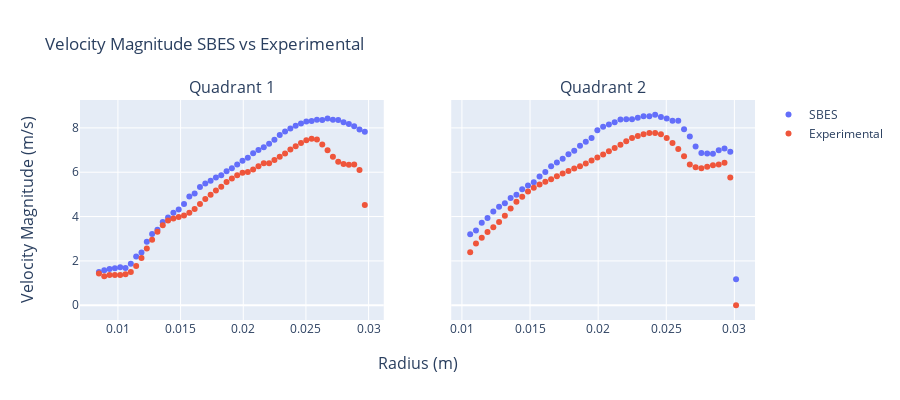

Source (notebook cell):
### Code cell
color10_16 = ['#636EFA', '#EF553B', '#00CC96', '#AB63FA', '#FFA15A', '#19D3F3', '#FF6692', '#B6E880', '#FF97FF',
              '#FECB52']
fig = make_subplots(
    rows=1,
    cols=2,
    shared_yaxes=True,
    x_title="Radius (m)",
    y_title="Velocity Magnitude (m/s)",
    subplot_titles=("Quadrant 1", "Quadrant 2"))

fig.add_trace(go.Scatter(x=C5_pd["Q1"]['radial_position'],
                          y=C5_pd["Q1"]['Velocity Magnitude Average'],
                         mode='markers',
                         name='SBES',
                         line=dict(color=color10_16[0])
                          # error_x_array=d4_df['velocity-magnitude_std'],
                         # error_x_array=d_df['y-coordinate_std']
                          ),
              row=1, col=1)

fig.add_trace(go.Scatter(x=C5_Experimental["Q1"]['radius'],
                          y=C5_Experimental["Q1"]['Velocity_Magnitude'],
                         mode='markers',
                         name='Experimental',
                         line=dict(color=color10_16[1])),
              row=1, col=1)

fig.add_trace(go.Scatter(x=C5_pd["Q2"]['radial_position'],
                          y=C5_pd["Q2"]['Velocity Magnitude Average'],
                         mode='markers',
                         name='SBES',
                         line=dict(color=color10_16[0]),
                         showlegend=False
                          # error_x_array=d4_df['velocity-magnitude_std'],
                         # error_x_array=d_df['y-coordinate_std']
                          ),
              row=1, col=2)

fig.add_trace(go.Scatter(x=C5_Experimental["Q2"]['radius'],
                          y=C5_Experimental["Q2"]['Velocity_Magnitude'],
                         mode='markers',
                         name='Experimental',
                         line=dict(color=color10_16[1]),
                         showlegend=False),
              row=1, col=2)

fig.update_layout(height=400, width=900,
                  title_text="Velocity Magnitude SBES vs Experimental")

fig.show()

### Figure 1 — Plotly figure (JSON) as saved in the notebook; plotly's stock layout.template omitted (floating-point values rounded to 4 significant figures)
{"data": [{"line": {"color": "#636EFA"}, "mode": "markers", "name": "SBES", "type": "scatter", "x": [0.008485, 0.00891, 0.009334, 0.009758, 0.01018, 0.01061, 0.01103, 0.01146, 0.01188, 0.0123, 0.01273, 0.01315, 0.01358, 0.014, 0.01442, 0.01485, 0.01527, 0.0157, 0.01612, 0.01655, 0.01697, 0.01739, 0.01782, 0.01824, 0.01867, 0.01909, 0.01952, 0.01994, 0.02036, 0.02079, 0.02121, 0.02164, 0.02206, 0.02249, 0.02291, 0.02333, 0.02376, 0.02418, 0.02461, 0.02503, 0.02546, 0.02588, 0.0263, 0.02673, 0.02715, 0.02758, 0.028, 0.02843, 0.02885, 0.02927, 0.0297], "xaxis": "x", "y": [1.495, 1.574, 1.633, 1.669, 1.713, 1.682, 1.873, 2.199, 2.376, 2.868, 3.218, 3.411, 3.76, 3.956, 4.168, 4.315, 4.561, 4.899, 5.043, 5.334, 5.486, 5.611, 5.763, 5.868, 6.04, 6.176, 6.347, 6.519, 6.657, 6.852, 6.998, 7.128, 7.282, 7.46, 7.681, 7.835, 7.969, 8.092, 8.201, 8.286, 8.313, 8.364, 8.36, 8.418, 8.367, 8.351, 8.258, 8.174, 8.068, 7.928, 7.828], "yaxis": "y"}, {"line": {"color": "#EF553B"}, "mode": "markers", "name": "Experimental", "type": "scatter", "x": [0.008485, 0.00891, 0.009334, 0.009758, 0.01018, 0.01061, 0.01103, 0.01146, 0.01188, 0.0123, 0.01273, 0.01315, 0.01358, 0.014, 0.01442, 0.01485, 0.01527, 0.0157, 0.01612, 0.01655, 0.01697, 0.01739, 0.01782, 0.01824, 0.01867, 0.01909, 0.01952, 0.01994, 0.02036, 0.02079, 0.02121, 0.02164, 0.02206, 0.02249, 0.02291, 0.02333, 0.02376, 0.02418, 0.02461, 0.02503, 0.02546, 0.02588, 0.0263, 0.02673, 0.02715, 0.02758, 0.028, 0.02843, 0.02885, 0.02927, 0.0297], "xaxis": "x", "y": [1.429, 1.305, 1.368, 1.365, 1.363, 1.396, 1.504, 1.767, 2.131, 2.565, 2.957, 3.314, 3.61, 3.821, 3.911, 3.976, 4.05, 4.176, 4.338, 4.566, 4.795, 4.988, 5.179, 5.348, 5.557, 5.721, 5.866, 5.971, 6.013, 6.125, 6.274, 6.407, 6.399, 6.551, 6.702, 6.85, 7.021, 7.17, 7.317, 7.445, 7.514, 7.48, 7.25, 6.988, 6.697, 6.471, 6.367, 6.339, 6.351, 6.099, 4.525], "yaxis": "y"}, {"line": {"color": "#636EFA"}, "mode": "markers", "name": "SBES", "showlegend": false, "type": "scatter", "x": [0.01061, 0.01103, 0.01146, 0.01188, 0.0123, 0.01273, 0.01315, 0.01358, 0.014, 0.01442, 0.01485, 0.01527, 0.0157, 0.01612, 0.01655, 0.01697, 0.01739, 0.01782, 0.01824, 0.01867, 0.01909, 0.01952, 0.01994, 0.02036, 0.02079, 0.02121, 0.02164, 0.02206, 0.02249, 0.02291, 0.02333, 0.02376, 0.02418, 0.02461, 0.02503, 0.02546, 0.02588, 0.0263, 0.02673, 0.02715, 0.02758, 0.028, 0.02843, 0.02885, 0.02927, 0.0297, 0.03012], "xaxis": "x2", "y": [3.207, 3.376, 3.723, 3.933, 4.23, 4.438, 4.602, 4.836, 4.988, 5.23, 5.402, 5.544, 5.807, 6.006, 6.272, 6.433, 6.603, 6.813, 6.974, 7.194, 7.379, 7.545, 7.891, 8.05, 8.154, 8.258, 8.373, 8.387, 8.384, 8.452, 8.525, 8.528, 8.592, 8.492, 8.419, 8.319, 8.316, 7.934, 7.607, 7.159, 6.869, 6.841, 6.837, 6.995, 7.073, 6.927, 1.175], "yaxis": "y2"}, {"line": {"color": "#EF553B"}, "mode": "markers", "name": "Experimental", "showlegend": false, "type": "scatter", "x": [0.01061, 0.01103, 0.01146, 0.01188, 0.0123, 0.01273, 0.01315, 0.01358, 0.014, 0.01442, 0.01485, 0.01527, 0.0157, 0.01612, 0.01655, 0.01697, 0.01739, 0.01782, 0.01824, 0.01867, 0.01909, 0.01952, 0.01994, 0.02036, 0.02079, 0.02121, 0.02164, 0.02206, 0.02249, 0.02291, 0.02333, 0.02376, 0.02418, 0.02461, 0.02503, 0.02546, 0.02588, 0.0263, 0.02673, 0.02715, 0.02758, 0.028, 0.02843, 0.02885, 0.02927, 0.0297, 0.03012], "xaxis": "x2", "y": [2.389, 2.783, 3.049, 3.301, 3.522, 3.752, 4.034, 4.363, 4.67, 4.891, 5.128, 5.296, 5.445, 5.571, 5.686, 5.821, 5.941, 6.06, 6.166, 6.272, 6.399, 6.53, 6.663, 6.804, 6.943, 7.09, 7.241, 7.397, 7.539, 7.633, 7.715, 7.763, 7.764, 7.714, 7.544, 7.32, 7.049, 6.716, 6.353, 6.219, 6.179, 6.242, 6.311, 6.348, 6.433, 5.762, 0.0], "yaxis": "y2"}], "layout": {"annotations": [{"font": {"size": 16}, "showarrow": false, "text": "Quadrant 1", "x": 0.225, "xanchor": "center", "xref": "paper", "y": 1.0, "yanchor": "bottom", "yref": "paper"}, {"font": {"size": 16}, "showarrow": false, "text": "Quadrant 2", "x": 0.775, "xanchor": "center", "xref": "paper", "y": 1.0, "yanchor": "bottom", "yref": "paper"}, {"font": {"size": 16}, "showarrow": false, "text": "Radius (m)", "x": 0.5, "xanchor": "center", "xref": "paper", "y": 0, "yanchor": "top", "yref": "paper", "yshift": -30}, {"font": {"size": 16}, "showarrow": false, "text": "Velocity Magnitude (m/s)", "textangle": -90, "x": 0, "xanchor": "right", "xref": "paper", "xshift": -40, "y": 0.5, "yanchor": "middle", "yref": "paper"}], "height": 400, "title": {"text": "Velocity Magnitude SBES vs Experimental"}, "width": 900, "xaxis": {"anchor": "y", "domain": [0.0, 0.45]}, "xaxis2": {"anchor": "y2", "domain": [0.55, 1.0]}, "yaxis": {"anchor": "x", "domain": [0.0, 1.0]}, "yaxis2": {"anchor": "x2", "domain": [0.0, 1.0], "matches": "y", "showticklabels": false}}}
